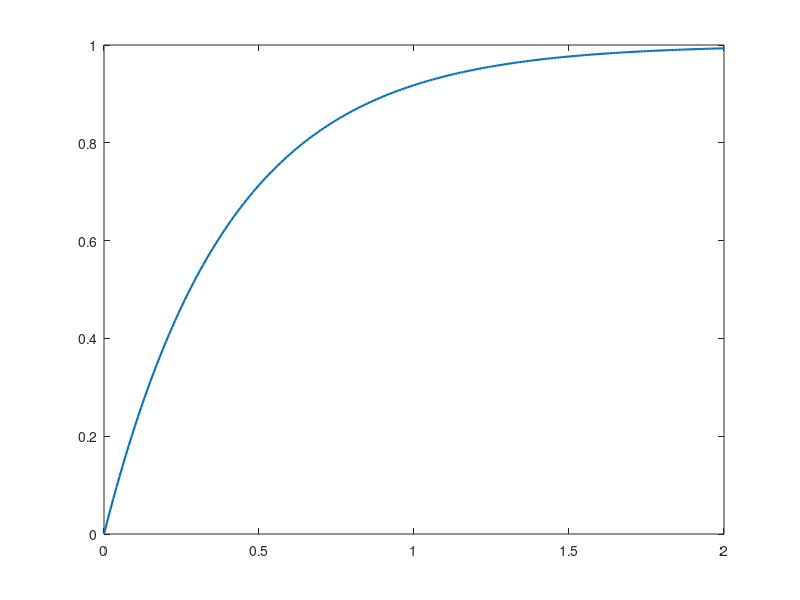

Here is the MATLAB script that generated this plot: (Note: this script raises an error after producing the figure.)
K = 1.0;
tau = 0.4;

% Define first-order transfer function G(s) = K / (tau s + 1)
s = tf('s');
G = K / (tau * s + 1);

% Step response and highlighting tau
t = 0:0.01:5*tau;
[y, t_out] = step(G, t);
figure;
plot(t_out, y, 'LineWidth', 1.5); hold on;
yline(K, '--');
xline(tau, ':');
xlabel('t [s]');
ylabel('y(t)');
title('First-order step response');
grid on;

% In Simulink:
% - Place a Transfer Fcn block with numerator [K] and denominator [tau 1].
% - Drive it by a Step block.
% - Use a Scope to visualize y(t).
